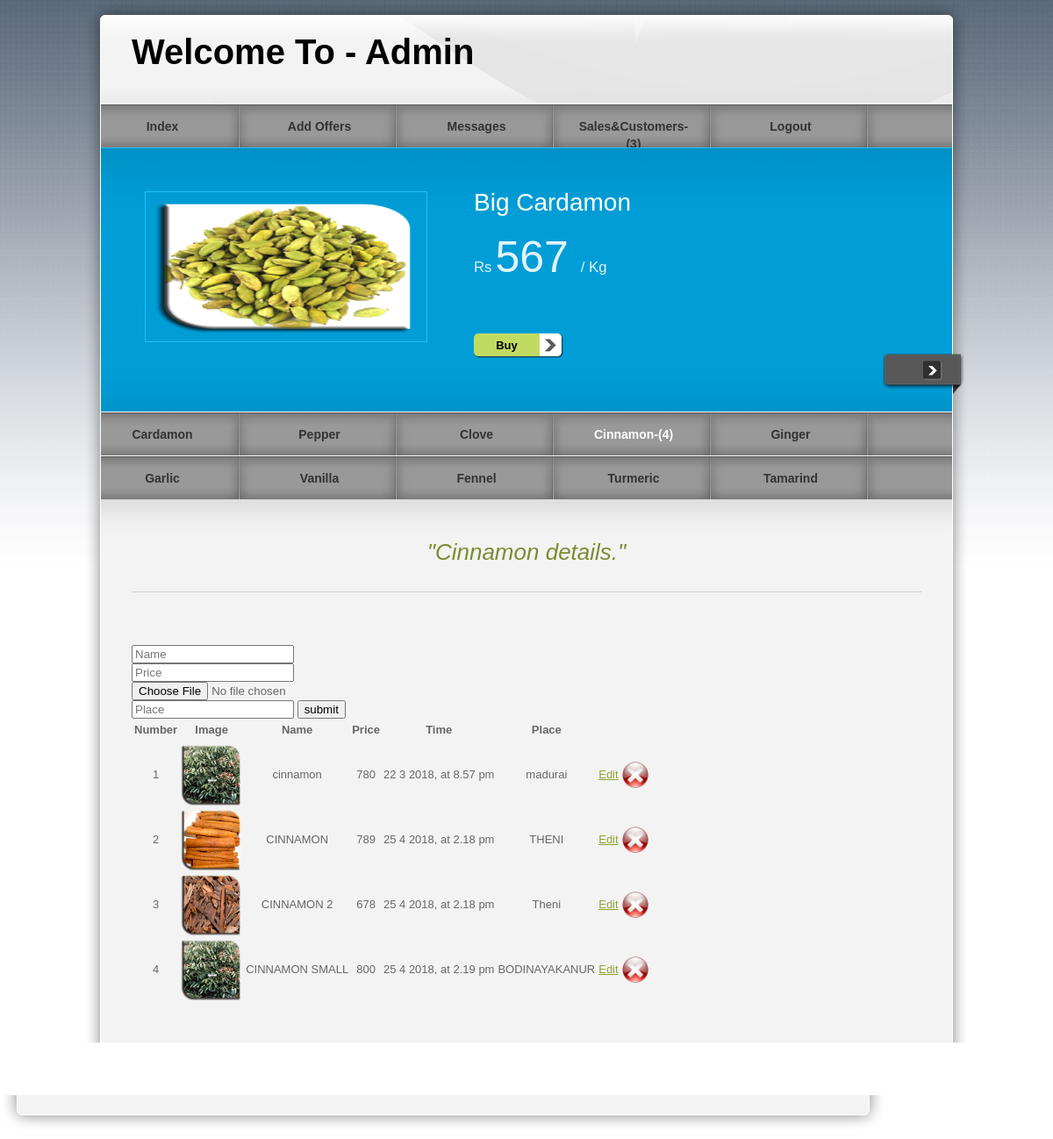
Screenshot of /pro/admin/cinnamon.php with the database file from the repository.
### tables this page shows
CREATE TABLE IF NOT EXISTS `offer` (
  `number` int(11) NOT NULL,
  `name` varchar(50) NOT NULL,
  `image` text NOT NULL,
  `price` varchar(50) NOT NULL,
  `time` varchar(50) NOT NULL,
  `details` varchar(100) NOT NULL,
  PRIMARY KEY (`number`)
);

CREATE TABLE IF NOT EXISTS `cinnamon` (
  `number` int(11) NOT NULL AUTO_INCREMENT,
  `name` varchar(50) NOT NULL,
  `price` varchar(50) NOT NULL,
  `image` text NOT NULL,
  `time` varchar(50) NOT NULL,
  `place` varchar(50) NOT NULL,
  PRIMARY KEY (`number`)
);

### pro/admin/cinnamon.php (the view, shortened to what this page needs)
<!DOCTYPE html PUBLIC "-//W3C//DTD XHTML 1.0 Transitional//EN" "http://www.w3.org/TR/xhtml1/DTD/xhtml1-transitional.dtd">
<head>
<link href="../templatemo_style.css" rel="stylesheet" type="text/css" />
<link href="../css/jquery.ennui.contentslider.css" rel="stylesheet" type="text/css" media="screen,projection" />
</head>
<body>
<div id="templatemo_wrapper">
    <div id="templatemo_header">
        <div id="site_title">
            <h1>Welcome To - Admin</h1>
        </div>
    </div>
    <?php
$select=mysql_query("select * from pay where status=1 ");
   $view=mysql_num_rows($select);
   ?>
  	<div id="templatemo_menu">
        <ul>
            <li><a href="admin.php" >Index</a></li>
            <li><a href="offer.php">Add Offers</a></li>
            <li><a href="msg.php">Messages</a></li>
            <li><a href="customer.php">Sales&Customers-(<?php echo $view;?>)</a></li>
            <li><a href="../logout.php">Logout</a></li>
        </ul>
    </div>
    <div id="templatemo_banner">
                <div id="one" class="contentslider">
                    <div class="cs_wrapper">
                        <div class="cs_slider">
                            <div class="cs_article">
                            	<div class="slider_content_wrapper">
                            	 <?PHP
$select=mysql_query("select * from offer where number=1 ");
$row=mysql_fetch_array($select);
 ?>
                      				<div class="right">
                                        <h2><?php echo $row['name'];?> </h2><br/>
                                        <p><big>Rs</big> <span style="font-size:50px"><?php echo $row['price'];?></span> <big> / Kg</big></p><br/>
                                        <div class="button"><a href="#">Buy</a></div>
                                    </div>
                                  <div class="left">
                                  <img src="<?php echo $row['image']; ?>" alt="Image 01" />
                                    </div>
                                </div>
                            </div>
                        </div>
                    </div>
                </div>
        </div>
         <?php
$select=mysql_query("select * from cinnamon");
   $view=mysql_num_rows($select);
   ?>
        <div id="templatemo_menu">
        <ul>
            <li><a href="cardamon.php">Cardamon</a></li>
            <li><a href="pepper.php" >Pepper</a></li>
            <li><a href="clove.php">Clove</a></li>
            <li><a href="cinnamon.php"class="current">Cinnamon-(<?php echo $view;?>)</a></li>
            <li><a href="ginger.php">Ginger</a></li>
        </ul>
    </div>
    <div id="templatemo_menu">
        <ul>
            <li><a href="garlic.php" >Garlic</a></li>
            <li><a href="vanilla.php">Vanilla</a></li>
            <li><a href="fennel.php">Fennel</a></li>
            <li><a href="turmeric.php">Turmeric</a></li>
            <li><a href="tamarind.html">Tamarind</a></li>
        </ul>
    </div>
     <div id="templatemo_main"><span class="main_top"></span>
          <p class="welcome_text">&quot;Cinnamon details.&quot;</p>
<div class="form-group">
    <form id="form1" name="form1" method="post" action="" enctype="multipart/form-data" onSubmit="return(validate());">
     <div class="col-sm-2">
     <input type="text" name="name" id="name" class="form-control" placeholder="Name" required />
     <input type="text" name="price" id="price" class="form-control" placeholder="Price" required />
      <input type="file" name="image" id="image" tabindex="3" class="form-control" placeholder="Upload Photo" required/>
     <input type="text" name="place" id="place" class="form-control" placeholder="Place" required />
		 <input type="submit" name="button" value="submit" id="button" / onClick="time_get()"> </div>
		</form>
     </div>
   <table class="table">
   <thead>
      <tr>
         <th>Number</th>
         <th>Image</th>
         <th>Name</th>
                  <th>Price</th>
         <th>Time</th>
         <th>Place</th>
      </tr>
   </thead>
   <tbody>
      <tr class="danger">
 <?PHP
$select=mysql_query("select * from cinnamon ");
$view=mysql_num_rows($select);
 for($i=0;$i<$view;$i++)
 {
 ?><div class="table-responsive">
 <tr>
     <td align="center"><?php echo mysql_result($select,$i,"number");?></td>
        <td align="center">
        <img src="<?php echo mysql_result($select,$i,"image");?>" width="70" height="70" /></td>
    <td align="center"><?php echo mysql_result($select,$i,"name");?></td>
    <td align="center"><?php echo mysql_result($select,$i,"price");?></td>
    <td align="center"><?php echo mysql_result($select,$i,"time");?></td>
    <td align="center"><?php echo mysql_result($select,$i,"place");?></td>
        <td align="center"><a href="cinnamonupdate.php?edit=<?php echo mysql_result($select,$i,"number");?>">Edit</a>
    <td align="right"><a href="<?php $_SERVER['DOCUMENT_ROOT'];?>?del=<?php echo mysql_result($select,$i,"number");?>"><img src="../images/Close.ico" width="30" height="30"/></a>
    </td>
  </tr></center>
  <?PHP
  }
  ?>
</table>
</div>
        </div>
                   <div class="cleaner_h30"></div>
    <div id="templatemo_main_bottom"></div>
    <div id="templatemo_footer">
    </div>
</body>
</html>

### pro/templatemo_style.css (style rules this page uses)
body { margin: 0px; padding: 0px; color: #666; font-family: Helevetica,Arial,sans-serif; font-size: 13px; line-height:1.5em; background-color: #fff; background-attachment:fixed; background-image: url(images/templatemo_body.jpg); background-repeat: repeat-x; }
a, a:link, a:visited { color: #8da332; }
p { margin: 0px; padding: 0 0 10px 0; }
img { border: none; }
h1 { font-size: 40px; font-weight: bold; margin: 0 0 30px 0; padding: 5px 0; color: #000; }
h2 { font-size: 28px; font-weight: normal; line-height: 28px; margin: 0 0 30px 0; padding: 0; color: #000; }
.cleaner_h30 { clear: both; width:100%; height: 30px; }
.button a { clear: both; display: block; width: 75px; height: 24px; padding: 4px 27px 0 0; margin-top: 15px; background: url(images/templatemo_button.png) no-repeat; color: #000; font-weight: bold; text-align: center; text-decoration: none; }
#templatemo_wrapper { width: 1010px; margin: 0 auto; }
#templatemo_header { width: 900px; height: 68px; padding: 50px 55px 0; background: url(images/templatemo_header.png) no-repeat; }
#templatemo_header #site_title { float: left; width: 500px; padding: 0; }
#templatemo_header #site_title h1 { margin: 0; padding: 0; }
#templatemo_menu { width: 970px; height: 50px; padding: 0 20px; background: url(images/templatemo_menu.png) repeat-x; }
#templatemo_menu ul { margin: 0; padding: 0; list-style: none; }
#templatemo_menu ul li { padding: 0px; margin: 0px; display: inline; }
#templatemo_menu ul li a { float: left; display: block; width: 140px; height: 33px; padding: 17px 34px 0 0; margin: 0 5px 0 0 ; font-size: 14px; text-align: center; text-decoration: none; color: #333; font-weight: bold; outline: none; border: none; background: url(images/templatemo_menu_divider.png) right no-repeat; }
#templatemo_menu ul li a:hover, #templatemo_menu ul li .current { color: #fff; }
#templatemo_banner { clear: both; position: relative; width: 970px; height: 201px; padding: 50px 20px; background: url(images/templatemo_slider.png) no-repeat; }
#templatemo_main { position: relative; width: 900px; padding: 45px 55px; background: url(images/templatemo_content.png) repeat-y; }
#templatemo_main .main_top { position: absolute; top: 0; left: 20px; width: 970px; height: 45px; background: url(images/templatemo_content_top.png) no-repeat; }
#templatemo_main_bottom { width: 1010px; height: 40px; background: url(images/templatemo_content_bottom.png) no-repeat; }
.welcome_text { font-size: 26px; color: #7a8d31; font-style: italic; text-align: center; margin-bottom: 60px; padding-bottom: 30px; line-height: 30px; border-bottom: 1px solid #CCC; }
#templatemo_footer { width: 910px; padding: 0 30px 10px; text-align: center; color: #666; }

### rows the page displays
offer: name "Big Cardamon", price "567", image (picture)
cinnamon: number "1", image (picture), name "cinnamon", price "780", time "22 3 2018, at 8.57 pm", place "madurai"
cinnamon: number "2", image (picture), name "CINNAMON", price "789", time "25 4 2018, at 2.18 pm", place "THENI"
cinnamon: number "3", image (picture), name "CINNAMON 2", price "678", time "25 4 2018, at 2.18 pm", place "Theni"
cinnamon: number "4", image (picture), name "CINNAMON SMALL", price "800", time "25 4 2018, at 2.19 pm", place "BODINAYAKANUR"

### other values shown
$view "3"
$view "4"
